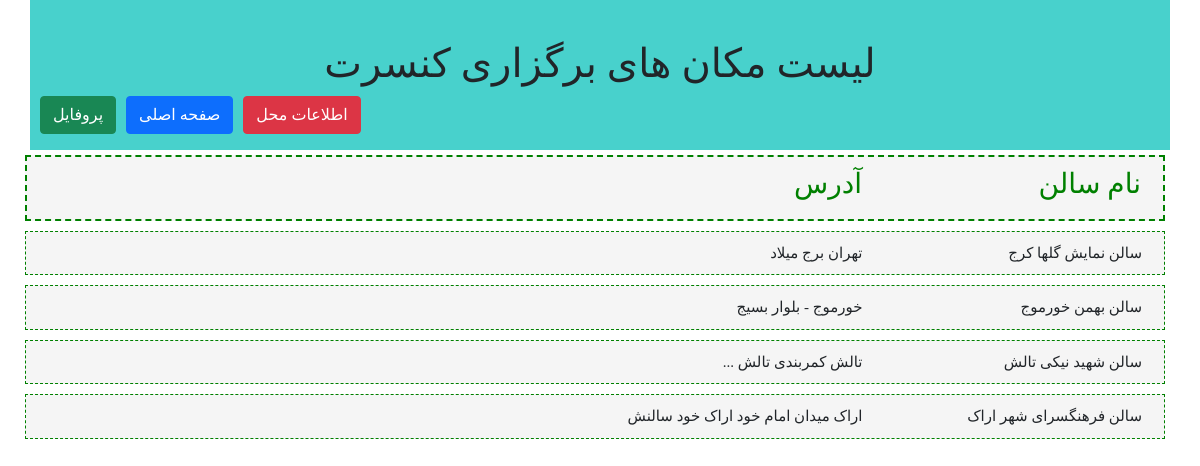
The app's page /ticketSales/location/list with its own data.
### ticketSales/models.py (models this page shows, shortened)
class locationModel(models.Model):
  class Meta:
    verbose_name='محل برگزاری'
    verbose_name_plural='محل برگزاری'
  IdNumber = models.IntegerField(primary_key=True,verbose_name='شناسه')
  Name=models.CharField(max_length=100,verbose_name='نام')
  Address=models.CharField(max_length=500,default='تهران برج میلاد',verbose_name='آدرس')
  Phone=models.CharField(max_length=11,verbose_name='شماره تلفن')
  capacity=models.IntegerField(verbose_name='ظرفیت')

### ticketSales/views.py (the view)
# urls.py: path('ticketSales/location/list',locationListView),
def locationListView(request):
  locations = locationModel.objects.all()
  context = {
    "locationlist":locations,
  }
  return render(request,"ticketSales/locationList.html",context)

### ticketSales/templates/ticketSales/locationList.html
{% extends "ticketSales/layout.html" %}
{% block titlepage %}
    لیست مکان های برگزاری کنسرت
{% endblock%}
{% block mainContent %}
    <div class="row locationHeader">
        <div class="col-md-3">
            <h3>نام سالن</h3>
        </div>
        <div class="col-md-9">
        <h3>آدرس</h3>
        </div>
    </div>
    {% if locationlist %}
        {% for location in locationlist %}
            <div class="row location">
                <div class="col-md-3">
                    {{ location.Name }}
                </div>
                <div class="col-md-9">
                    {{ location.Address }}
                </div>
            </div>
        {% endfor %}
    {% endif %}
{% endblock%}

### ticketSales/static/ticketSales/css/style.css (style rules this page uses)
body { font-family: Vazir; }
.location { margin: 5px; background-color: whitesmoke; font-size: 15px; border: 1px dashed green; padding: 10px; text-align: right; }
.locationHeader { background-color: whitesmoke; margin: 5px; text-align: right; font-size: 15px; border: 2px dashed green; padding: 10px; color: green; }

### records on screen
locationModel: Name "سالن نمایش گلها کرج", Address "تهران برج میلاد"
locationModel: Name "سالن بهمن خورموج", Address "خورموج - بلوار بسیج"
locationModel: Name "سالن شهید نیکی تالش", Address "تالش کمربندی تالش ..."
locationModel: Name "سالن فرهنگسرای شهر اراک", Address "اراک میدان امام خود اراک خود سالنش"
